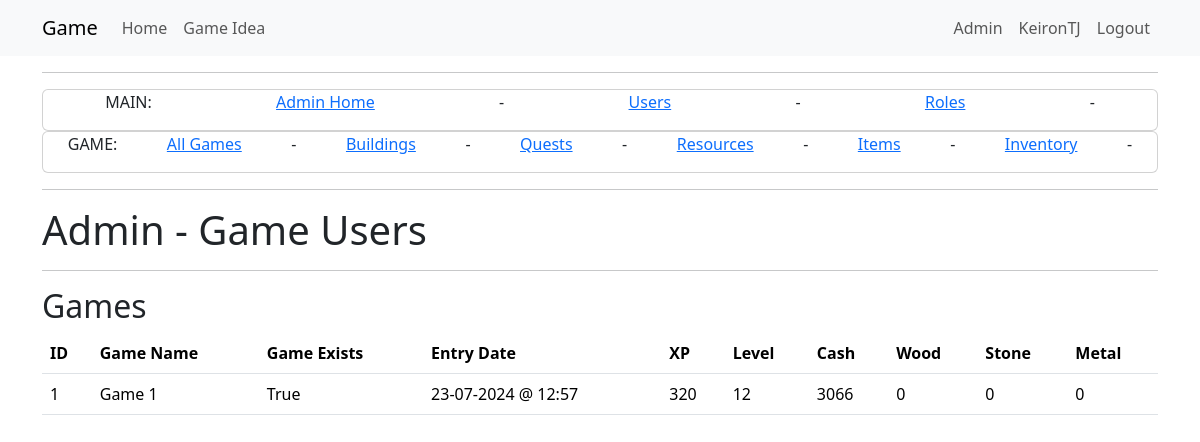
The page /admin_models (signed in) on the database as committed earlier.
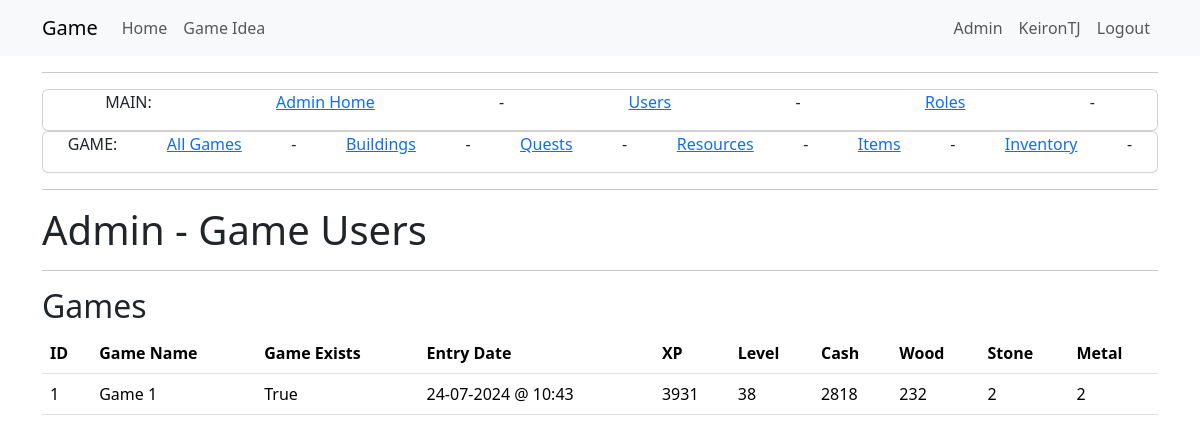
The same page on the database as committed later.
### app/models.py (models this page shows)
class Game(db.Model):
    __tablename__ = 'game'
    id = db.Column(db.Integer, primary_key=True)
    user_id = db.Column(db.Integer, db.ForeignKey('user.id'), nullable=False)
    game_name = db.Column(db.String(64))
    game_exists = db.Column(db.Boolean, default=True)
    entry_date = db.Column(db.DateTime, default=datetime.now(timezone.utc))
    xp = db.Column(db.Integer, default=0)
    level = db.Column(db.Integer, default=0)
    cash = db.Column(db.Integer, default=0)
    wood = db.Column(db.Integer, default=0)
    stone = db.Column(db.Integer, default=0)
    metal = db.Column(db.Integer, default=0)
    next_level_xp_required = db.Column(db.Integer, default=110)
    user = db.relationship("User", back_populates="game")
    inventories = db.relationship("InventoryUser", back_populates="game")
    quest_progress = db.relationship("QuestProgress", back_populates="game")
    building_progress = db.relationship("BuildingProgress", back_populates="game")
    resource_logs = db.relationship("ResourceLog", back_populates="game")

### app/admin/routes.py (the view)
@bp.route('/admin_models', methods=['GET', 'POST'])
@login_required
@admin_required
def admin_models():
    games = db.session.query(Game).all()
    return render_template("admin/game/admin_models.html",
                           title='Admin - Game Users',
                           games=games)

### app/models.py (called while the page is built)
@login.user_loader
def load_user(id):
    return db.session.get(User, int(id))

    def is_admin(self):
        return 'admin' in [role.name for role in self.role]

### app/templates/admin/game/admin_models.html
{% extends "admin/admin_base.html" %}
{% block content2 %}
<div class="Jumbotron">
    <h1>{{ title }}</h1>
</div>
<hr>
<div>
    <h2>Games</h2>
    <table class="table">
        <thead>
            <tr>
                <th>ID</th>
                <th>Game Name</th>
                <th>Game Exists</th>
                <th>Entry Date</th>
                <th>XP</th>
                <th>Level</th>
                <th>Cash</th>
                <th>Wood</th>
                <th>Stone</th>
                <th>Metal</th>
            </tr>
        </thead>
        <tbody>
            {% for game in games %}
            <tr>
                <td>{{ game.id }}</td>
                <td>{{ game.game_name }}</td>
                <td>{{ game.game_exists }}</td>
                <td>{{ game.entry_date.strftime('%d-%m-%Y @ %H:%M') }}</td>
                <td>{{ game.xp }}</td>
                <td>{{ game.level }}</td>
                <td>{{ game.cash }}</td>
                <td>{{ game.wood }}</td>
                <td>{{ game.stone }}</td>
                <td>{{ game.metal }}</td>
            </tr>
            {% endfor %}
        </tbody>
    </table>
</div>
{% endblock %}

Rows that differ between the two databases and show on the page:
changed Game "Game 1": entry_date "23-07-2024 @ 12:57" → "24-07-2024 @ 10:43"; xp "320" → "3931"; level "12" → "38"; cash "3066" → "2818"; wood "0" → "232"; stone "0" → "2"; metal "0" → "2"
